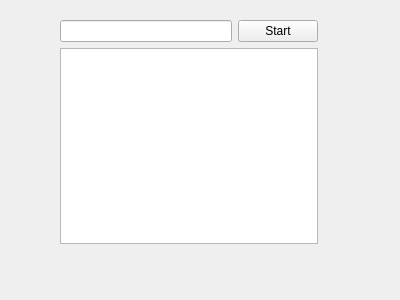
<?xml version="1.0" encoding="UTF-8"?>
<ui version="4.0">
 <class>UserSettings</class>
 <widget class="QWidget" name="UserSettings">
  <property name="geometry">
   <rect>
    <x>0</x>
    <y>0</y>
    <width>400</width>
    <height>300</height>
   </rect>
  </property>
  <property name="windowTitle">
   <string>Form</string>
  </property>
  <widget class="QWidget" name="">
   <property name="geometry">
    <rect>
     <x>60</x>
     <y>20</y>
     <width>258</width>
     <height>224</height>
    </rect>
   </property>
   <layout class="QVBoxLayout" name="verticalLayout">
    <item>
     <layout class="QHBoxLayout" name="horizontalLayout">
      <item>
       <widget class="QLineEdit" name="serialPortLineEdit"/>
      </item>
      <item>
       <widget class="QPushButton" name="startButton">
        <property name="text">
         <string>Start</string>
        </property>
       </widget>
      </item>
     </layout>
    </item>
    <item>
     <widget class="QPlainTextEdit" name="debugPanel"/>
    </item>
   </layout>
  </widget>
 </widget>
 <resources/>
 <connections/>
</ui>
